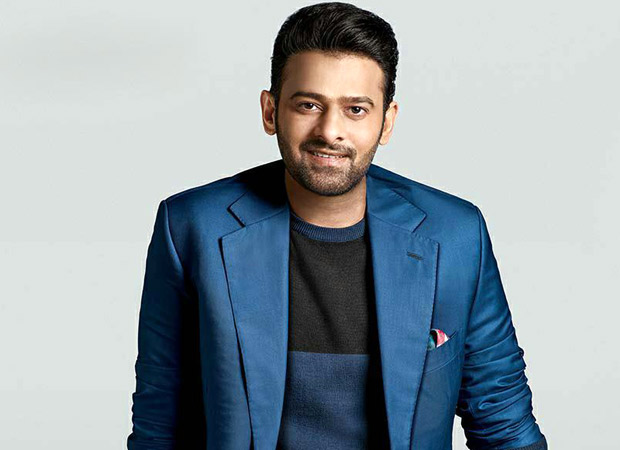
#> input picture 25-257256_prabhas-latest-hq-photos-stylish-saaho-prabhas.jpg, 620 x 450 px, found by its file name
$ python assignment8.py
#> lines starting #> are read from the running program, lines starting #| are printed output that depends on the picture
#Assignment8:Read a color image and do contrast maniplulation of the image

import math
import numpy as np
import cv2
image = cv2.imread(r"C:\Users\uday raj\Desktop\outputs\25-257256_prabhas-latest-hq-photos-stylish-saaho-prabhas.jpg")                                  #Reading the image
#> image is the input picture: shape (450, 620, 3); mean B, G, R 167, 159.5, 147.7
m,n,v = image.shape
#> m = 450; n = 620; v = 3

Increased_contrast = np.zeros(image.shape, image.dtype)           # To display image of increased contrast then original
Decreased_contrast = np.zeros(image.shape, image.dtype)           # To display image of increased contrast then original

High_Contrast_Control = 1.6   # control for High Contrast
Low_Contrast_Control = 0.7      # control for Low Contrast
Brightness_Control = 0          # brightness control

for y in range(image.shape[0]):
    for x in range(image.shape[1]):
        for c in range(image.shape[2]):
            Decreased_contrast[y,x,c] = np.clip(Low_Contrast_Control*image[y,x,c] + Brightness_Control, 0, 255)
            Increased_contrast[y,x,c] = np.clip(High_Contrast_Control*image[y,x,c] + Brightness_Control, 0, 255)  #Clipping values out of range to into range
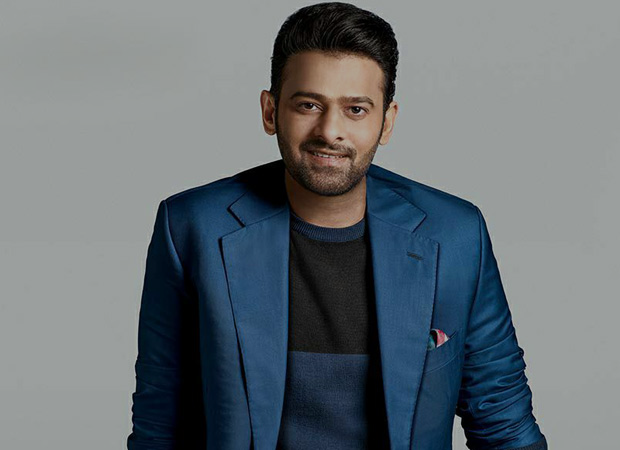
#> Decreased_contrast: shape (450, 620, 3); mean B, G, R 116.6, 111.2, 103
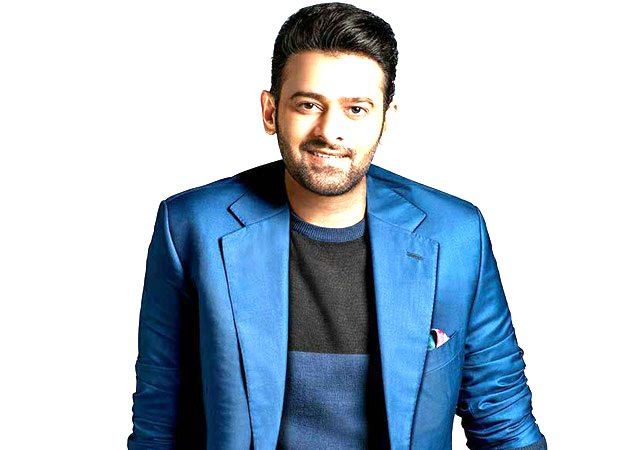
#> Increased_contrast: shape (450, 620, 3); mean B, G, R 206.6, 192.5, 177.3

#Dispalying Images
cv2.imshow("Original Image",image)
cv2.waitKey(0)
cv2.imshow("Contrast Increased Image", Increased_contrast)
cv2.waitKey(0)
cv2.imshow("Contrast Decreased Image", Decreased_contrast)
cv2.waitKey(0)
cv2.destroyAllWindows()
